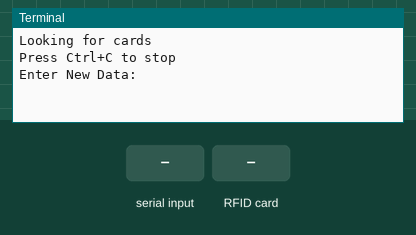
A program run on a simulated Raspberry Pi (header pin numbers). Parts: the last lines printed to the terminal. Inputs (shaded band) come from the test bench. At 2.8 s the program stops and its outputs stay as they are.

Above: at 1.2 s.
1.3 s: "1" typed at the terminal, then Enter
At 2.5 s:
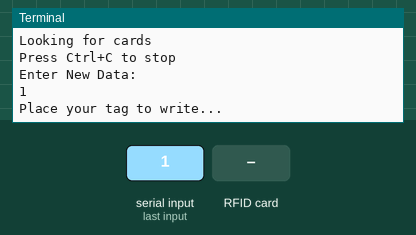
2.8 s: RFID card 5E 7A 19 C4 held to the reader
At 3.6 s:
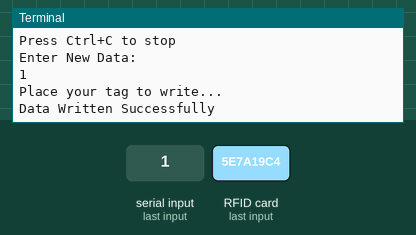

The program:

write.py
```python
import RPi.GPIO as GPIO
from mfrc522 import SimpleMFRC522

reader = SimpleMFRC522()

print("Looking for cards")
print("Press Ctrl+C to stop")

try:
	text = input("Enter New Data: ")
	print("Place your tag to write...")
	reader.write(text)
	print("Data Written Successfully")
finally:
	GPIO.cleanup()
```

Measured:
- after the input at 1.3 s, the terminal: prints a new line at once (image 1)
- after the input at 2.8 s, the terminal: prints a new line at once (image 2)
